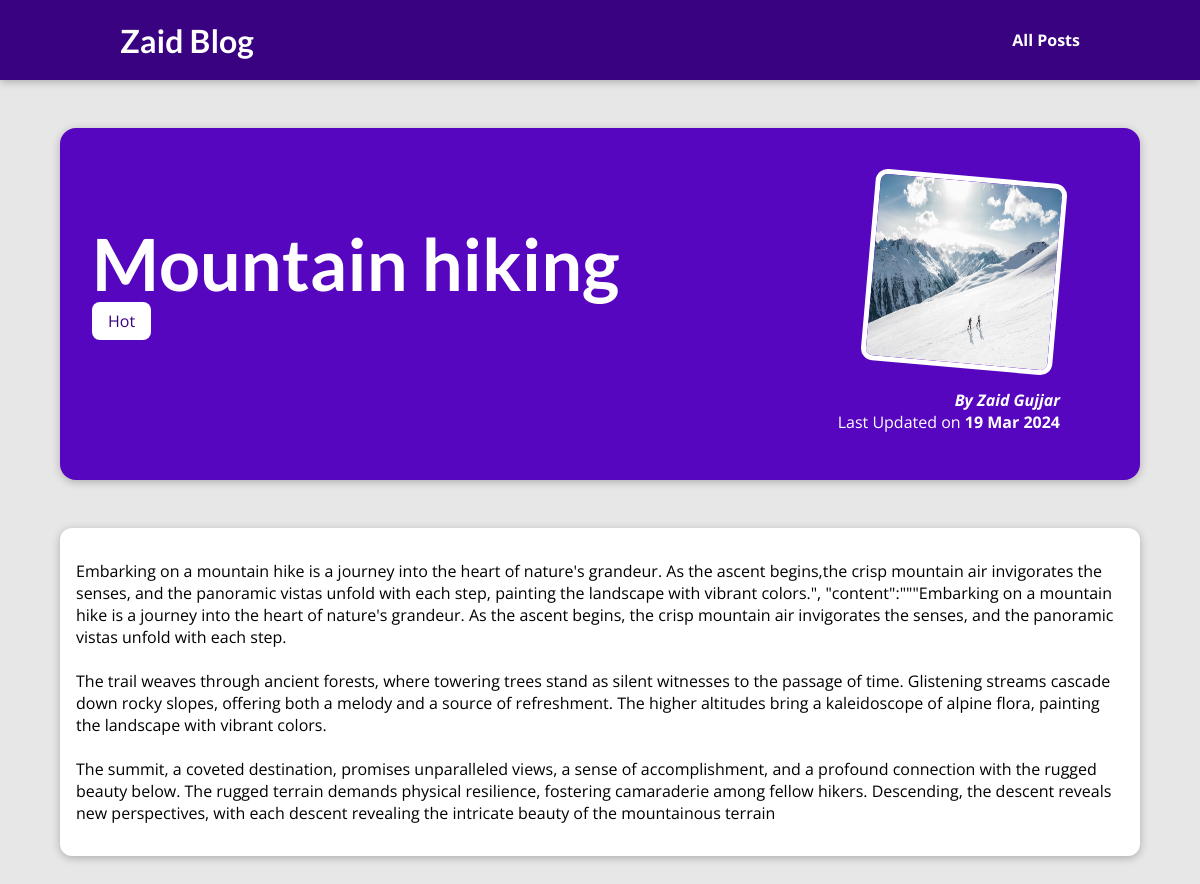
The app's page /posts/hike-in-the-montain/ with its own data.
### Blog/models.py (models this page shows, shortened)
class Post(models.Model):
    title=models.CharField(max_length=150)
    excerpt=models.CharField(max_length=200)
    image=models.ImageField(upload_to="posts",null=True )
    date=models.DateField(auto_now=True)
    slug=models.SlugField(unique=True,db_index=True)
    content=models.TextField(validators=[MinLengthValidator(10)])
    author=models.ForeignKey(Author, verbose_name=("Author"), on_delete=models.SET_NULL,null=True,related_name="posts")
    caption=models.ManyToManyField(Tag,verbose_name=("Tag"))

class Tag(models.Model):
    caption=models.CharField(max_length=20)

class Author(models.Model):
    first_name=models.CharField(max_length=70)
    last_name=models.CharField(max_length=70)
    email=models.EmailField()
    def fullname(self):
        return f"{self.first_name} {self.last_name}"
    def __str__(self):
        return self.fullname()

### Blog/views.py (the view)
# urls.py: path("posts/<slug:slug>/",views.post_detail,name="posts_detail_page")
def post_detail(request,slug):
    identified_post=get_object_or_404(Post,slug=slug)
    return render(request,"Blog/post-detail.html",{
                  "post":identified_post,
                  "post_tags":identified_post.caption.all()
            })

### Blog/templates/Blog/post-detail.html (shortened to what this page needs)
{% extends "base.html" %}
{% load static %}
{% block css_files %}
<link rel="stylesheet" href="{% static "Blog/post-detail.css" %}">
{% endblock  %}
{% block content %}
<section id="summary">
    <h2>{{ post.title }}</h2>
    <div>
      {% for tag in post_tags %}
        <span class="tag">{{ tag.caption }}</span>
      {% endfor %}
    </div>
    <article>
        <img src="{{ post.image.url }}" alt="{{Post.Title}}">
        <address>By <a href="mailto:{{post.author.email}}"> {{ post.author|title }}</a></address>
        <div>Last Updated on <time>{{ post.date|date:"d M Y" }}</time> </div>
    </article>
</section>
<main>
  {{ post.content|linebreaks }}
</main>
{% endblock %}

### static/app.css (style rules this page uses)
* { box-sizing: border-box; }
html { font-family: 'Open Sans', 'Lato', sans-serif; }
body { margin: 0; }
h1, h2, h3 { font-family: 'Lato', sans-serif; font-weight: bold; }

### Blog/static/Blog/post-detail.css (style rules this page uses)
body { background-color: #e7e7e7; }
#summary { margin: 8rem auto 3rem auto; padding: 2rem; width: 90%; max-width: 90rem; border-radius: 16px; background-color: #5706c0; position: relative; box-shadow: 0 2px 8px rgba(0, 0, 0, 0.25); height: 22rem; }
#summary h2 { color: white; font-size: 4.5rem; margin-bottom: 0.25rem; }
#summary article { position: absolute; top: 2rem; right: 3rem; padding: 1rem 2rem; border-radius: 12px; text-align: right; color: white; }
#summary article img { width: 12rem; height: 12rem; border-radius: 12px; transform: rotateZ(5deg); border: 5px solid white; margin-bottom: 1rem; }
#summary address { font-weight: bold; }
#summary a { color: white; text-decoration: none; }
#summary time { font-weight: bold; }
main { width: 90%; max-width: 90rem; margin: 3rem auto; background-color: white; padding: 1rem; border-radius: 12px; box-shadow: 0 2px 8px rgba(0, 0, 0, 0.25); }
.tag { background-color: #fff; color: #390281; padding: 0.5rem 1rem; border-radius: 8px; }

### records on screen
Post: title "Mountain hiking", image (picture), author "Zaid Gujjar", date "19 Mar 2024", content "Embarking on a mountain hike is a journey into the heart of nature's grandeur. As the ascent begins,the crisp mountain air invigorates the senses, and the panoramic vistas unfold with each step, painting the landscape with vibrant colors.\", \"content\":\"\"\"Embarking on a mountain hike is a journey into the heart of nature's grandeur. As the ascent begins, the crisp mountain air invigorates the senses, and the panoramic vistas unfold with each step. The trail weaves through ancient forests, where towering trees stand as silent witnesses to the passage of time. Glistening streams cascade down rocky slopes, offering both a melody and a source of refreshment. The higher altitudes bring a…"
Tag: caption "Hot"
